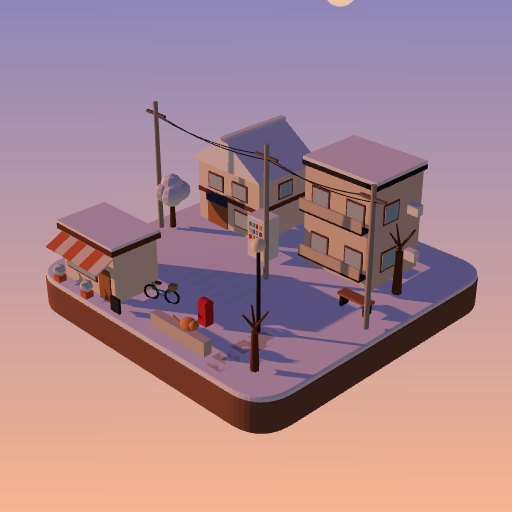
#> input picture apps/ashiato/ios/Resources/Scenes/clear__dusk__winter.jpg, 512 x 512 px
$ python doodle.py ../../ios/Resources/Scenes/clear__dusk__winter.jpg out.png
#> lines starting #> are read from the running program, lines starting #| are printed output that depends on the picture; after the words box and inside, x2 and y2 are one past the last pixel; in counts of white or black regions, pixels touching at a corner belong together
"""Ashiato doodle prototype: photo -> hand-drawn style image.

Classic image-processing pipeline (no ML) used to explore the art direction
and to serve as a baseline before training a Core ML style model.

Usage:
    python doodle.py input.jpg output.png --style crayon
"""

import argparse
import time

import numpy as np
from PIL import Image, ImageEnhance, ImageFilter
from scipy import ndimage

PAPER_COLOR = np.array([250, 246, 236], dtype=np.float32)
INK_COLOR = np.array([58, 50, 64], dtype=np.float32)
WORKING_SIZE = 512


def _resize(image, size=WORKING_SIZE):
    image = image.convert("RGB")
    scale = size / max(image.size)
    new_size = (round(image.width * scale), round(image.height * scale))
    return image.resize(new_size, Image.LANCZOS)


def _noise(shape, sigma, rng):
    field = rng.standard_normal(shape).astype(np.float32)
    field = ndimage.gaussian_filter(field, sigma)
    field -= field.min()
    field /= field.max() + 1e-6
    return field


def _wobble(array, strength, rng):
    """Displace pixels with smooth noise so lines look hand drawn."""
    height, width = array.shape[:2]
    dx = (_noise((height, width), 12, rng) - 0.5) * 2 * strength
    dy = (_noise((height, width), 12, rng) - 0.5) * 2 * strength
    rows, cols = np.mgrid[0:height, 0:width].astype(np.float32)
    coords = [rows + dy, cols + dx]
    if array.ndim == 2:
        return ndimage.map_coordinates(array, coords, order=1, mode="nearest")
    channels = [
        ndimage.map_coordinates(array[..., c], coords, order=1, mode="nearest")
        for c in range(array.shape[2])
    ]
    return np.stack(channels, axis=-1)


def _flat_colors(image, palette_size):
    """Smooth and posterize the photo into a few friendly colors."""
    smoothed = image
    for _ in range(3):
        smoothed = smoothed.filter(ImageFilter.MedianFilter(5))
    smoothed = ImageEnhance.Color(smoothed).enhance(1.35)
    quantized = smoothed.quantize(colors=palette_size, method=Image.Quantize.MEDIANCUT)
    flat = np.asarray(quantized.convert("RGB"), dtype=np.float32)
    # Pastel shift toward paper so colors feel like crayon, not photo.
    return flat * 0.82 + PAPER_COLOR * 0.18


def _outline(image, threshold, thickness):
    """Extended difference-of-Gaussians edge mask (0 = no line, 1 = line)."""
    gray = np.asarray(image.convert("L"), dtype=np.float32) / 255.0
    gray = ndimage.median_filter(gray, 5)
    blur_small = ndimage.gaussian_filter(gray, 1.2)
    blur_large = ndimage.gaussian_filter(gray, 1.2 * 1.8)
    dog = blur_small - 0.98 * blur_large
    lines = (dog < -threshold).astype(np.float32)
    lines = ndimage.binary_opening(lines > 0, iterations=1).astype(np.float32)
    # Remove tiny specks so only meaningful contours remain.
    labels, count = ndimage.label(lines > 0)
    if count:
        sizes = ndimage.sum(lines > 0, labels, range(1, count + 1))
        keep = np.isin(labels, np.where(sizes >= 25)[0] + 1)
        lines = keep.astype(np.float32)
    if thickness > 1:
        lines = ndimage.grey_dilation(lines, size=(thickness, thickness))
    return ndimage.gaussian_filter(lines, 0.6)


def _stroke_texture(shape, angle_degrees, rng):
    """Directional streaks that imitate crayon or pencil strokes."""
    base = rng.random(shape).astype(np.float32)
    streaks = ndimage.rotate(base, angle_degrees, reshape=False, mode="wrap")
    streaks = ndimage.uniform_filter1d(streaks, size=15, axis=1)
    streaks = ndimage.rotate(streaks, -angle_degrees, reshape=False, mode="wrap")
    streaks -= streaks.min()
    streaks /= streaks.max() + 1e-6
    return streaks


def doodle(photo, style="crayon", seed=7):
    rng = np.random.default_rng(seed)
    image = _resize(photo)
    height, width = image.height, image.width
    paper = np.ones((height, width, 3), dtype=np.float32) * PAPER_COLOR
    grain = _noise((height, width), 0.8, rng)

    if style == "crayon":
        colors = _wobble(_flat_colors(image, 8), 3.0, rng)
        strokes = _stroke_texture((height, width), 35, rng)
        coverage = np.clip(0.55 + 0.6 * strokes - 0.25 * grain, 0, 1)[..., None]
        canvas = paper * (1 - coverage) + colors * coverage
        lines = _wobble(_outline(image, 0.012, 3), 1.5, rng)
        ink_strength = (lines * (0.75 + 0.25 * grain))[..., None]
        canvas = canvas * (1 - ink_strength) + INK_COLOR * ink_strength

    elif style == "pencil":
        gray = np.asarray(image.convert("L"), dtype=np.float32) / 255.0
        gray = ndimage.gaussian_filter(gray, 1.0)
        hatch_a = _stroke_texture((height, width), 45, rng)
        hatch_b = _stroke_texture((height, width), -45, rng)
        shade = np.clip((0.75 - gray) * 1.6, 0, 1)
        darkness = shade * (0.55 * hatch_a + 0.45 * (hatch_b * (shade > 0.5)))
        lines = _wobble(_outline(image, 0.010, 2), 1.2, rng)
        darkness = np.clip(darkness + lines * 0.9, 0, 1)[..., None]
        graphite = np.array([70, 70, 80], dtype=np.float32)
        canvas = paper * (1 - darkness) + graphite * darkness

    elif style == "watercolor":
        colors = _flat_colors(image, 10)
        colors = np.stack(
            [ndimage.gaussian_filter(colors[..., c], 2.5) for c in range(3)], axis=-1
        )
        colors = _wobble(colors, 6.0, rng)
        bloom = _noise((height, width), 6, rng)
        coverage = np.clip(0.55 + 0.45 * bloom, 0, 1)[..., None]
        canvas = paper * (1 - coverage) + colors * coverage
        # Darker pigment pooling at the edges of color regions.
        edges = ndimage.gaussian_gradient_magnitude(colors.mean(axis=2), 1.5)
        edges = np.clip(edges / (edges.max() + 1e-6) * 2.0, 0, 1)[..., None]
        canvas = canvas * (1 - 0.25 * edges)
        lines = _wobble(_outline(image, 0.016, 1), 2.0, rng)[..., None]
        canvas = canvas * (1 - 0.5 * lines) + INK_COLOR * 0.5 * lines

    else:
        raise ValueError(f"Unknown style: {style}")

    canvas *= (0.94 + 0.06 * grain)[..., None]
    return Image.fromarray(np.clip(canvas, 0, 255).astype(np.uint8))


def main():
    parser = argparse.ArgumentParser(description=__doc__)
    parser.add_argument("input")
    parser.add_argument("output")
    parser.add_argument("--style", default="crayon", choices=["crayon", "pencil", "watercolor"])
    arguments = parser.parse_args()
    start = time.perf_counter()
    result = doodle(Image.open(arguments.input), arguments.style)
#> in _resize, image is the input picture: PIL image 512x512 RGB; mean R, G, B 168.5, 134, 142.9
#> in _flat_colors, `return flat * 0.82 + PAPER_COLOR * 0.18`:
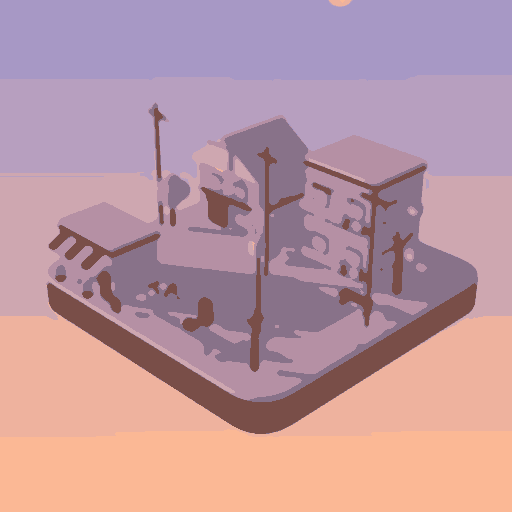
#> returned value: shape (512, 512, 3) float32; mean of channels 0, 1, 2 190, 151.7, 161.1; drawn as R, G, B
#> in _wobble, `height, width = array.shape[:2]`: height = 512
#> in _wobble, `rows, cols = np.mgrid[0:height, 0:width].astype(np.float32)`:
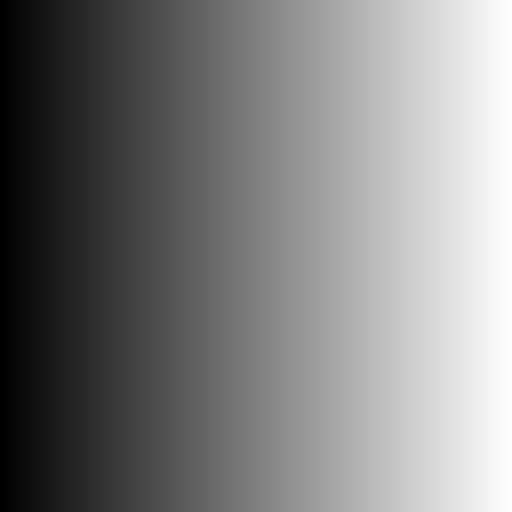
#> cols: shape (512, 512) float32; min 0, max 511, mean 255.5; drawn with min black and max white
#> in _wobble, `channels = [ ndimage.map_coordinates(array[..., c], coords, order=1, m..`: channels = 3 items
#> in _outline, `lines = (dog < -threshold).astype(np.float32)`:
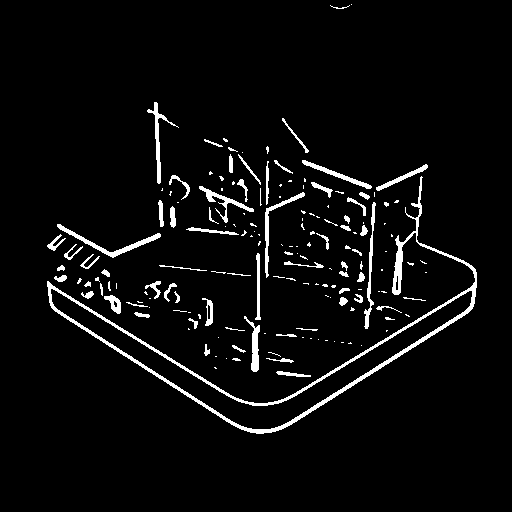
#> lines: shape (512, 512) float32; values 0 (black) and 1 (white), 4.5% white; 167 white regions (99 under 20 px), largest, box (x1, y1, x2, y2) and area: (47, 176, 477, 434) 4325, (57, 224, 161, 258) 518, (364, 202, 376, 329) 397
#> in _outline, `lines = ndimage.binary_opening(lines > 0, iterations=1).astype(np.floa..`: lines: shape (512, 512) float32; values 0 (black) and 1 (white), 3.9% white; 117 white regions (49 under 20 px), largest, box (x1, y1, x2, y2) and area: (47, 281, 477, 434) 3479, (57, 224, 161, 258) 517, (392, 230, 418, 295) 426
#> in _outline, `labels, count = ndimage.label(lines > 0)`:
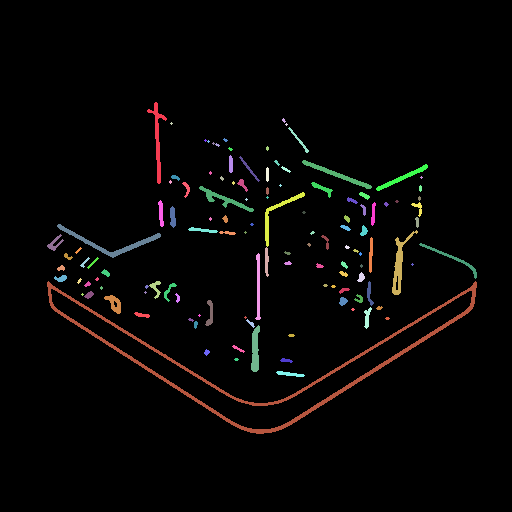
#> labels: shape (512, 512) int32; 122 distinct labels, from 0 to 121; one colour per label, 0 black
#> in _outline, `labels, count = ndimage.label(lines > 0)`: count = 121
#> in _outline, `sizes = ndimage.sum(lines > 0, labels, range(1, count + 1))`: sizes = 121 values, max 3479 at index 86, min 5 at index 2, mean 85.2
#> in _outline, `lines = ndimage.grey_dilation(lines, size=(thickness, thickness))`: lines: shape (512, 512) float32; values 0 (black) and 1 (white), 6.6% white; 56 white regions, largest, box (x1, y1, x2, y2) and area: (46, 242, 478, 435) 6637, (391, 201, 423, 296) 842, (56, 223, 162, 259) 835
#> call 2 of _wobble, with strength = 1.5
#> in _wobble (call 2), `dx = (_noise((height, width), 12, rng) - 0.5) * 2 * strength`:
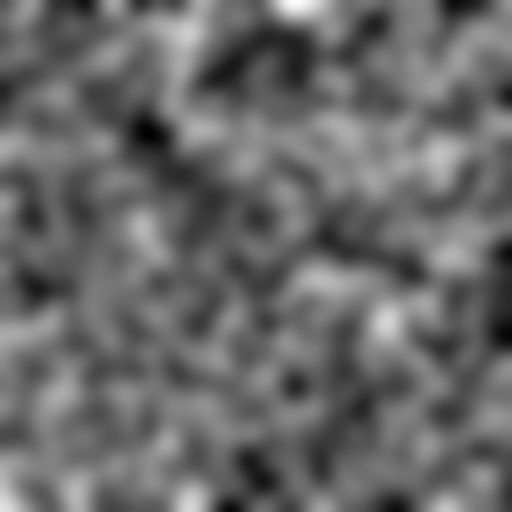
#> dx: shape (512, 512) float32; min -1.5, max 1.5, mean -0.259; drawn with min black and max white
#> in _wobble (call 2), `dy = (_noise((height, width), 12, rng) - 0.5) * 2 * strength`:
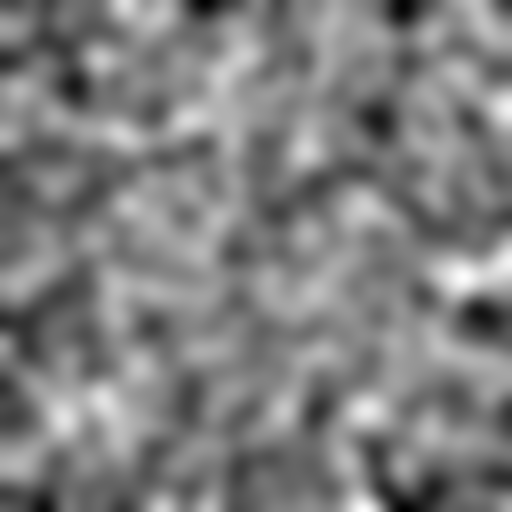
#> dy: shape (512, 512) float32; min -1.5, max 1.5, mean 0.00216; drawn with min black and max white
#> in doodle, `canvas = canvas * (1 - ink_strength) + INK_COLOR * ink_strength`:
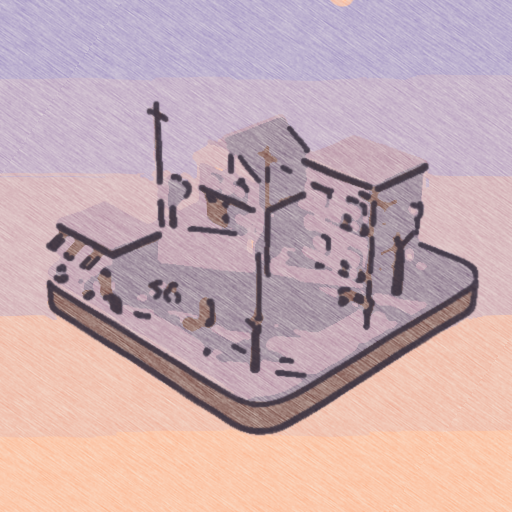
#> canvas: shape (512, 512, 3) float32; mean of channels 0, 1, 2 200.4, 173, 177.6; drawn as R, G, B
    result.save(arguments.output)
    print(f"{arguments.style}: {time.perf_counter() - start:.2f} s -> {arguments.output}")


if __name__ == "__main__":
    main()
